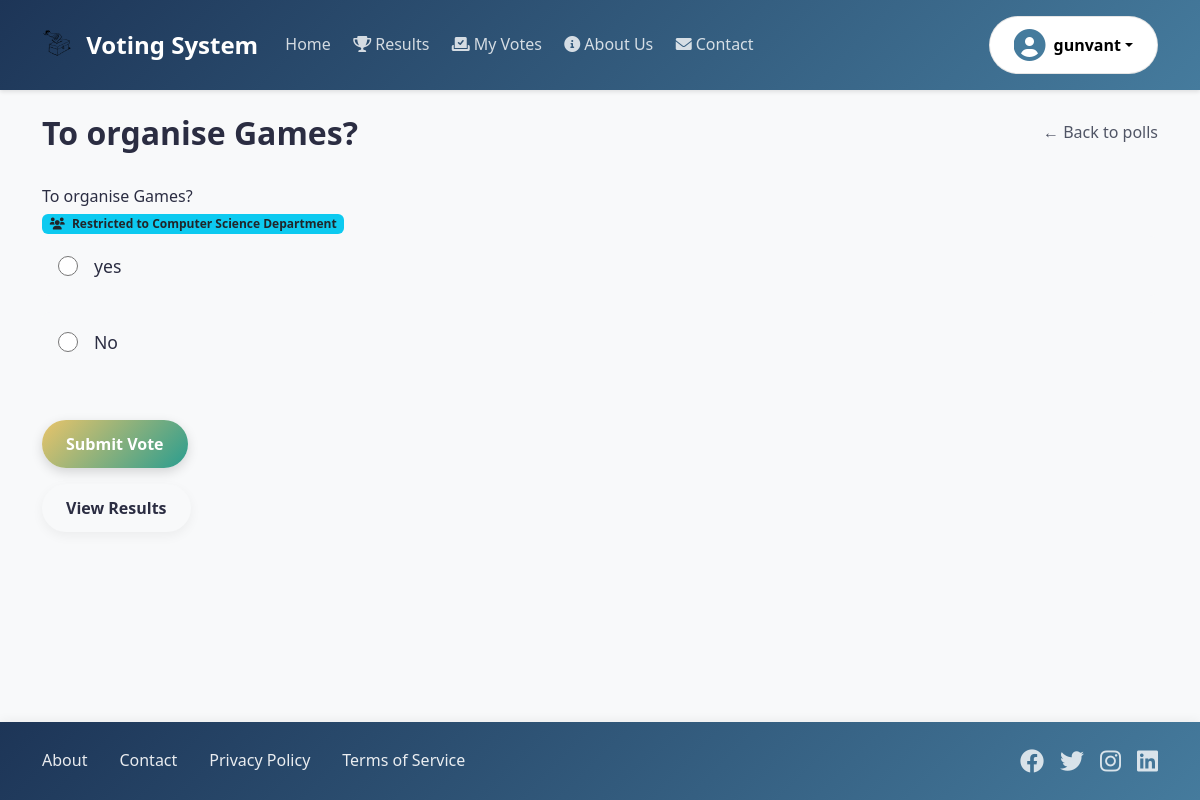
Screenshot of /polls/2/ (signed in) with the database file from the repository.
### polls/models.py (models this page shows, shortened)
class Poll(models.Model):
    question = models.CharField(max_length=200)
    pub_date = models.DateTimeField(auto_now_add=True)
    created_by = models.ForeignKey(User, on_delete=models.CASCADE, null=True, blank=True, related_name='polls')
    department = models.ForeignKey(Department, on_delete=models.SET_NULL, null=True, blank=True,
                                 help_text="If set, only users from this department can vote")
    @classmethod
    def get_by_id(cls, poll_id):
        try:
            return cls.objects.get(id=poll_id)
        except cls.DoesNotExist:
            return None
    @property
    def choices(self):
        return self.choice_set
    def has_user_voted(self, user):
        if not user.is_authenticated:
            return False
        return Vote.objects.filter(poll=self, user=user).exists()
    def can_user_vote(self, user):
        if not user.is_authenticated:
            return False
        if not self.department:
            return True
        try:
            return user.profile.department == self.department
        except:
            return False

class Department(models.Model):
    name = models.CharField(max_length=100)
    description = models.TextField(blank=True, null=True)

class Choice(models.Model):
    poll = models.ForeignKey(Poll, on_delete=models.CASCADE)
    choice_text = models.CharField(max_length=200)
    votes = models.IntegerField(default=0)

### polls/views.py (the view)
# urls.py: path('<int:poll_id>/', views.detail, name='detail'),
def detail(request, poll_id):
    try:
        poll = Poll.get_by_id(poll_id)
        if poll is None:
            raise Http404("Poll does not exist")
        if hasattr(poll, 'choices'):
            choice_count = poll.choices.count()
            print(f"Poll has {choice_count} choices")
        has_voted = poll.has_user_voted(request.user) if request.user.is_authenticated else False
        can_vote = poll.can_user_vote(request.user)
        return render(request, 'polls/detail.html', {
            'poll': poll,
            'has_voted': has_voted,
            'can_vote': can_vote
        })
    except Exception as e:
        print(f"Error in detail view: {str(e)}")  # डीबगिंगसाठी
        raise Http404(f"Error loading poll: {str(e)}")

### polls/context_processors.py (called while the page is built)
def user_processor(request):
    return {}

### polls/templates/polls/detail.html (shortened to what this page needs)
{% extends 'polls/base.html' %}
{% block content %}
    <div class="poll-detail-header">
        <h2 class="poll-detail-title">{{ poll.question }}</h2>
        <a href="{% url 'polls:index' %}" class="back-link">← Back to polls</a>
    </div>
    <div class="poll-info">
        <div class="poll-question">{{ poll.question }}</div>
        {% if poll.department %}
        <div class="department-restriction">
            <span class="badge bg-info text-dark">
                <i class="fas fa-users me-1"></i> Restricted to {{ poll.department.name }} Department
            </span>
        </div>
        {% endif %}
    </div>
    <div class="poll-form-container">
        {% if user.is_authenticated %}
            {% if not has_voted %}
                {% if can_vote %}
                    <form action="{% url 'polls:vote' poll.id %}" method="post" class="vote-form">
                        <div class="choices-container">
                            {% if poll.choices.all %}
                                {% for choice in poll.choices.all %}
                                    <div class="choice-item">
                                        <input type="radio" name="choice" id="choice{{ forloop.counter0 }}" value="{{ forloop.counter0 }}" class="choice-input">
                                        <label for="choice{{ forloop.counter0 }}" class="choice-label">{{ choice.choice_text }}</label>
                                    </div>
                                {% endfor %}
                            {% else %}
                                <div class="empty-choices">
                                    <p>This poll has no choices available.</p>
                                </div>
                            {% endif %}
                        </div>
                        <div class="poll-actions">
                            <button type="submit" class="btn btn-vote">Submit Vote</button>
                        </div>
                    </form>
                {% else %}
                    <div class="department-restricted">
                        <p class="restricted-message">This poll is restricted to members of the {{ poll.department.name }} department.</p>
                        <p>You are not authorized to vote on this poll.</p>
                    </div>
                {% endif %}
            {% else %}
                <div class="vote-message">
                    <p class="already-voted">You have already voted on this poll.</p>
                    <p>Thank you for your participation!</p>
                </div>
            {% endif %}
        {% else %}
            <div class="login-required">
                <p>Please <a href="{% url 'login' %}">log in</a> to vote on this poll.</p>
            </div>
        {% endif %}
        <div class="poll-actions">
            <a href="{% url 'polls:poll_results' poll.id %}" class="btn btn-results">View Results</a>
        </div>
    </div>
{% endblock %}

### polls/templates/polls/base.html (shortened to what this page needs)
{% load static %}
<!DOCTYPE html>
<html lang="en">
<head>
    <link href="https://cdn.jsdelivr.net/npm/bootstrap@5.3.0-alpha1/dist/css/bootstrap.min.css" rel="stylesheet">
    <link rel="stylesheet" href="https://cdnjs.cloudflare.com/ajax/libs/font-awesome/6.0.0/css/all.min.css">
</head>
<body>
    <nav class="navbar navbar-expand-lg navbar-dark bg-primary mb-4">
        <div class="container">
            <a class="navbar-brand" href="{% url 'polls:index' %}">
                <img src="{% static 'votingicon.png' %}" alt="Voting System" class="d-inline-block align-text-top me-2" style="height: 30px; width: auto;">
                Voting System
            </a>
            <div class="collapse navbar-collapse" id="navbarNav">
                <ul class="navbar-nav me-auto">
                    <li class="nav-item">
                        <a class="nav-link" href="{% url 'polls:index' %}">Home</a>
                    </li>
                    <li class="nav-item">
                        <a class="nav-link" href="{% url 'polls:all_results' %}">
                            <i class="fas fa-trophy me-1"></i>Results
                        </a>
                    </li>
                    {% if user.is_authenticated %}
                    <li class="nav-item">
                        <a class="nav-link" href="{% url 'polls:my_votes' %}">
                            <i class="fas fa-vote-yea me-1"></i>My Votes
                        </a>
                    </li>
                    {% endif %}
                    <li class="nav-item">
                        <a class="nav-link" href="{% url 'polls:about' %}">
                            <i class="fas fa-info-circle me-1"></i>About Us
                        </a>
                    </li>
                    <li class="nav-item">
                        <a class="nav-link" href="{% url 'polls:contact' %}">
                            <i class="fas fa-envelope me-1"></i>Contact
                        </a>
                    </li>
                </ul>
                <div class="d-flex align-items-center">
                    {% if user.is_authenticated %}
                        <div class="dropdown">
                            <button class="btn btn-light dropdown-toggle user-dropdown-btn" type="button" id="userDropdown" data-bs-toggle="dropdown">
                                <div class="user-avatar">
                                    <i class="fas fa-user-circle"></i>
                                </div>
                                <span>{{ user.username }}</span>
                            </button>
                        </div>
                    {% endif %}
                </div>
            </div>
        </div>
    </nav>
    <div class="container main-content">
        {% block content %}{% endblock %}
    </div>
    <footer class="footer">
        <div class="container">
            <div class="footer-content">
                <div class="footer-links">
                    <a href="{% url 'polls:about' %}" class="footer-link">About</a>
                    <a href="{% url 'polls:contact' %}" class="footer-link">Contact</a>
                    <a href="#" class="footer-link">Privacy Policy</a>
                    <a href="#" class="footer-link">Terms of Service</a>
                </div>
                <div class="social-links">
                    <a href="#" class="social-link"><i class="fab fa-facebook"></i></a>
                    <a href="#" class="social-link"><i class="fab fa-twitter"></i></a>
                    <a href="#" class="social-link"><i class="fab fa-instagram"></i></a>
                    <a href="#" class="social-link"><i class="fab fa-linkedin"></i></a>
                </div>
            </div>
        </div>
    </footer>
</body>
</html>

### polls/templates/polls/detail.html (style rules this page uses)
.poll-detail-header { display: flex; justify-content: space-between; align-items: center; margin-bottom: 2rem; }
.poll-detail-title { font-size: 2rem; font-weight: 700; color: var(--text-dark); margin: 0; }
.back-link { color: var(--text-medium); text-decoration: none; font-weight: 500; transition: color 0.3s ease; }
.vote-form { display: flex; flex-direction: column; gap: 2rem; }
.choices-container { display: flex; flex-direction: column; gap: 1rem; }
.choice-item { display: flex; align-items: center; gap: 1rem; padding: 1rem; background: var(--bg-light); border-radius: 8px; transition: all 0.3s ease; }
.choice-input { width: 20px; height: 20px; margin: 0; }
.choice-label { font-size: 1.1rem; color: var(--text-dark); margin: 0; cursor: pointer; }
.poll-actions { display: flex; gap: 1rem; margin-top: 1rem; }
.btn-vote { background: linear-gradient(135deg, var(--secondary), var(--secondary-dark)); color: white; font-weight: 600; padding: 0.75rem 1.5rem; border-radius: 50px; border: none; box-shadow: 0 4px 12px rgba(0,0,0,0.15); transition: all 0.3s ease; }
.btn-results { background: var(--bg-light); color: var(--text-dark); font-weight: 600; padding: 0.75rem 1.5rem; border-radius: 50px; border: none; box-shadow: 0 4px 12px rgba(0,0,0,0.05); transition: all 0.3s ease; }

### rows the page displays
Poll: question "To organise Games?", department.name "Computer Science"
Choice: choice_text "yes"
Choice: choice_text "No"

### other values shown
{{ user.username }} "gunvant"
